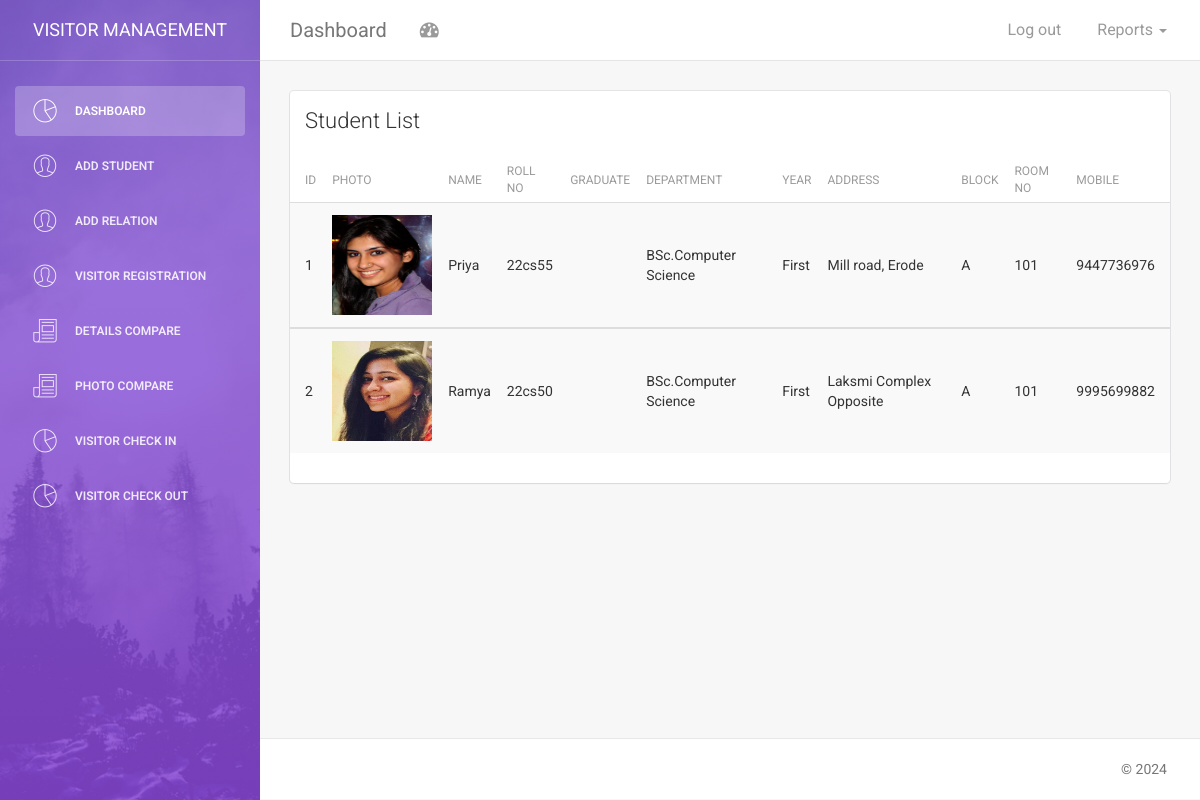
Page /student-list.php on the committed database.
### tables this page shows
CREATE TABLE IF NOT EXISTS `student` (
  `sno` int(10) NOT NULL AUTO_INCREMENT,
  `sname` varchar(25) NOT NULL,
  `rollno` varchar(25) NOT NULL,
  `department` varchar(25) NOT NULL,
  `year` varchar(25) NOT NULL,
  `address` varchar(100) NOT NULL,
  `block` varchar(25) NOT NULL,
  `roomno` int(10) NOT NULL,
  `mobile` bigint(10) NOT NULL,
  `path` varchar(100) NOT NULL,
  PRIMARY KEY (`sno`),
  UNIQUE KEY `rollno` (`rollno`)
);

### student-list.php (the view, shortened to what this page needs)
<!doctype html>
<html lang="en">
<head>
    <link href="assets/css/bootstrap.min.css" rel="stylesheet" />
    <link href="assets/css/animate.min.css" rel="stylesheet"/>
    <link href="assets/css/light-bootstrap-dashboard.css?v=1.4.0" rel="stylesheet"/>
    <link href="assets/css/demo.css" rel="stylesheet" />
    <link href="http://maxcdn.bootstrapcdn.com/font-awesome/4.2.0/css/font-awesome.min.css" rel="stylesheet">
    <link href="assets/css/pe-icon-7-stroke.css" rel="stylesheet" />
</head>
<body>
<div class="wrapper">
    <div class="sidebar" data-color="purple" data-image="assets/img/sidebar-5.jpg">
    	<div class="sidebar-wrapper">
            <div class="logo">
                <a href="index.php" class="simple-text">
                    Visitor Management
                </a>
            </div>
            <ul class="nav">
                <li class="active">
                    <a href="dashboard.php">
                        <i class="pe-7s-graph"></i>
                        <p>Dashboard</p>
                    </a>
                </li>
                <li>
                    <a href="add-student.php">
                        <i class="pe-7s-user"></i>
                        <p>Add Student</p>
                    </a>
                </li>
                <li>
                    <a href="add-relation.php">
                        <i class="pe-7s-user"></i>
                        <p>Add Relation</p>
                    </a>
                </li>
                <li>
                    <a href="visitor-registration.php">
                        <i class="pe-7s-user"></i>
                        <p>Visitor Registration</p>
                    </a>
                </li>
               <li>
                    <a href="compare.php">
                        <i class="pe-7s-news-paper"></i>
                        <p>Details Compare</p>
                    </a>
                </li>
                <li>
                    <a href="photo-compare.php">
                        <i class="pe-7s-news-paper"></i>
                        <p>Photo Compare</p>
                    </a>
                </li>
                 <li>
                    <a href="visitor-check-in.php">
                        <i class="pe-7s-graph"></i>
                        <p>Visitor Check In</p>
                    </a>
                </li>
                <li>
                    <a href="visitor-check-out.php">
                        <i class="pe-7s-graph"></i>
                        <p>Visitor Check Out</p>
                    </a>
                </li>
            </ul>
    	</div>
    </div>
    <div class="main-panel">
        <nav class="navbar navbar-default navbar-fixed">
            <div class="container-fluid">
                <div class="navbar-header">
                    <a class="navbar-brand" href="#">Dashboard</a>
                </div>
                <div class="collapse navbar-collapse">
                    <ul class="nav navbar-nav navbar-left">
                        <li>
                            <a href="#" class="dropdown-toggle" data-toggle="dropdown">
                                <i class="fa fa-dashboard"></i>
                            </a>
                        </li>
                    </ul>
                    <ul class="nav navbar-nav navbar-right">
						<li class="dropdown">
                              <a href="#" class="dropdown-toggle" data-toggle="dropdown">
                                    <p>
										Reports
										<b class="caret"></b>
									</p>
                              </a>
                        </li>
                        </ul>
                    <ul class="nav navbar-nav navbar-right">
                        <li>
                            <a href="logout.php">
                                <p>Log out</p>
                            </a>
                        </li>
                    </ul>
                </div>
            </div>
        </nav>
								<?php
$query = "select * from student";
$data = mysql_query($query);
								?>
        <div class="content">
            <div class="container-fluid">
                <div class="row">
                    <div class="col-md-12">
                        <div class="card">
                            <div class="header">
                                <h4 class="title">Student List</h4>
                            </div>
                            <div class="content table-responsive table-full-width">
                                <table class="table table-hover table-striped">
                                    <thead>
                                        <th>ID</th>
                                    	<th>Photo</th>
                                    	<th>Name</th>
                                    	<th>Roll No</th>
                                     <th>Graduate</th>
                                    	<th>Department</th>
                                     <th>Year</th>
                                     <th>Address</th>
                                        <th>Block</th>
                                        <th>Room No</th>
                                        <th>Mobile</th>
                                    </thead>
                                     <?php while($rec = mysql_fetch_array($data)) { ?>
                                    <tbody>
                                        <tr>
                                        	<td><?php echo $rec['sno']; ?></td>
                                        	<td><img src="<?php echo $rec['path'];?>" width="100" height="100"></td>
                                        	<td><?php echo $rec['sname']; ?></td>
                                            <td><?php echo $rec['rollno']; ?></td>
                                            <td><?php echo $rec['Graduate']; ?></td>
                                            <td><?php echo $rec['department']; ?></td>
                                            <td><?php echo $rec['year']; ?></td>
                                            <td><?php echo $rec['address']; ?></td>
                                            <td><?php echo $rec['block']; ?></td>
                                            <td><?php echo $rec['roomno']; ?></td>
                                            <td><?php echo $rec['mobile']; ?></td>
                                        </tr>
                                    </tbody>
                                    <?php } ?>
                                </table>
                            </div>
                        </div>
                    </div>
                </div>
            </div>
        </div>
        <footer class="footer">
            <div class="container-fluid">
                <p class="copyright pull-right">
                    &copy; <script>document.write(new Date().getFullYear())</script>
                </p>
            </div>
        </footer>
    </div>
</div>
</body>
</html>

### rows in the picture
student: sno "1", path (picture), sname "Priya", rollno "22cs55", department "BSc.Computer Science", year "First", address "Mill road, Erode", block "A", roomno "101", mobile "9447736976"
student: sno "2", path (picture), sname "Ramya", rollno "22cs50", department "BSc.Computer Science", year "First", address "Laksmi Complex Opposite", block "A", roomno "101", mobile "9995699882"
